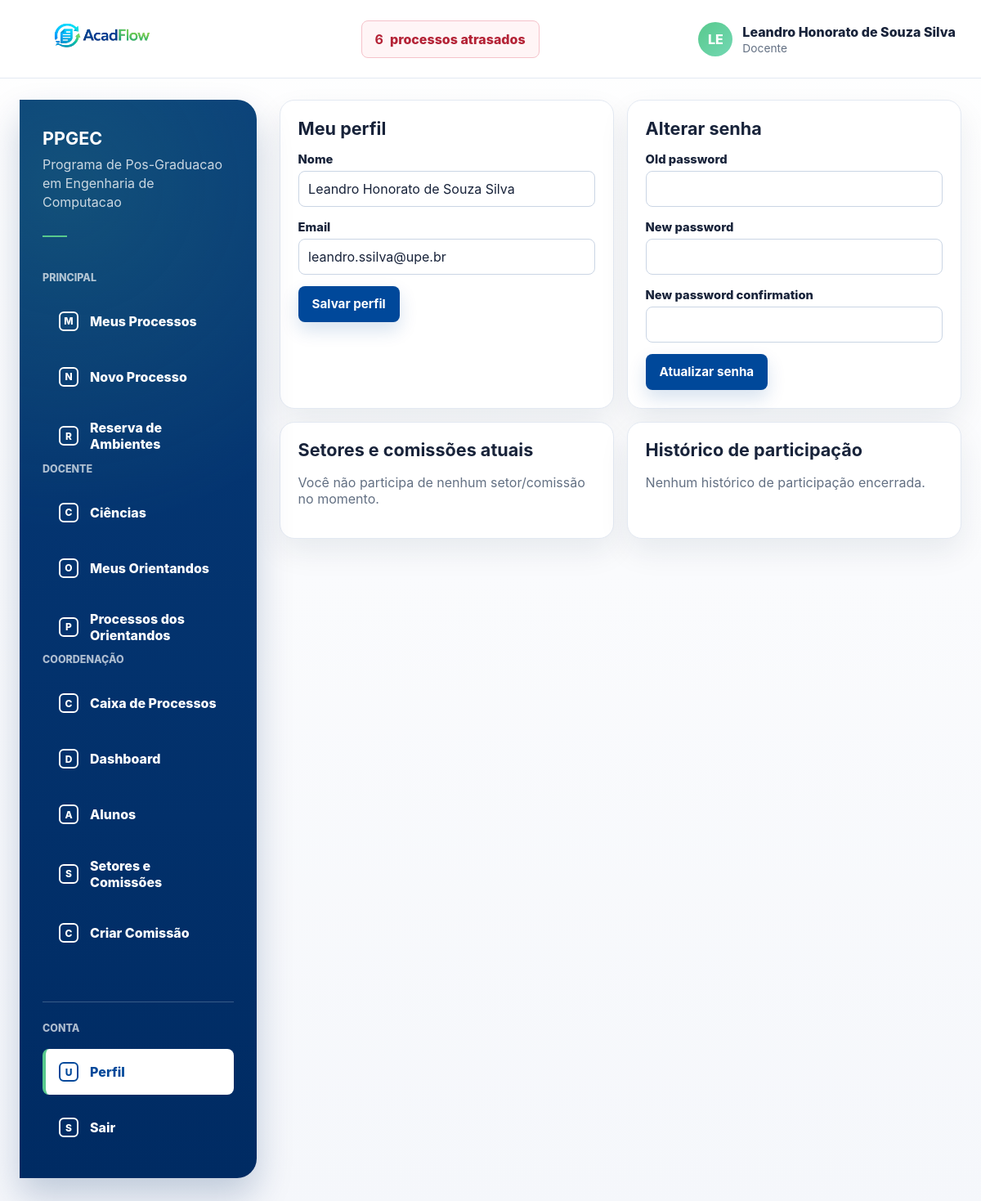
/me/ (signed in), run on the app's committed database.
### processos/models.py (models this page shows, shortened)
class User(AbstractUser):
    class TipoUsuario(models.TextChoices):
        ALUNO = "ALUNO", "Aluno"
        DOCENTE = "DOCENTE", "Docente"
        SERVIDOR = "SERVIDOR", "Servidor"
    username = None
    first_name = None
    last_name = None
    nome = models.CharField(max_length=255)
    email = models.EmailField(unique=True)
    polo_atuacao = models.ForeignKey(
        "Polo",
        on_delete=models.SET_NULL,
        null=True,
        blank=True,
        related_name="servidores",
    )
    tipo_usuario = models.CharField(
        max_length=20,
        choices=TipoUsuario.choices,
        default=TipoUsuario.SERVIDOR,
    )
    USERNAME_FIELD = "email"
    REQUIRED_FIELDS = ["nome"]
    objects = UserManager()
    class Meta:
        ordering = ["nome", "email"]

### processos/views.py (the view)
# urls.py: path("me/", me_view, name="me"),
@login_required
def me_view(request):
    if request.method == "POST":
        if "save_profile" in request.POST:
            profile_form = UserProfileForm(request.POST, instance=request.user)
            password_form = PasswordChangeForm(user=request.user)
            if profile_form.is_valid():
                profile_form.save()
                messages.success(request, "Perfil atualizado com sucesso.")
                return redirect("me")
        elif "change_password" in request.POST:
            profile_form = UserProfileForm(instance=request.user)
            password_form = PasswordChangeForm(user=request.user, data=request.POST)
            if password_form.is_valid():
                user = password_form.save()
                update_session_auth_hash(request, user)
                messages.success(request, "Senha alterada com sucesso.")
                return redirect("me")
        else:
            profile_form = UserProfileForm(instance=request.user)
            password_form = PasswordChangeForm(user=request.user)
    else:
        profile_form = UserProfileForm(instance=request.user)
        password_form = PasswordChangeForm(user=request.user)
    participacoes_ativas = (
        request.user.participacoes_setor.select_related("setor", "designado_por")
        .filter(data_saida__isnull=True)
        .order_by("setor__nome")
    )
    historico_participacoes = (
        request.user.participacoes_setor.select_related("setor", "designado_por")
        .exclude(data_saida__isnull=True)
        .order_by("-data_saida", "setor__nome")
    )
    return render(
        request,
        "processos/me.html",
        {
            "profile_form": profile_form,
            "password_form": password_form,
            "participacoes_ativas": participacoes_ativas,
            "historico_participacoes": historico_participacoes,
            "is_coordenador": _is_coordenador(request.user),
            "has_gestao_access": _has_gestao_access(request.user),
            "can_view_dashboard": _can_view_dashboard(request.user),
            "can_view_processos": _can_view_processos(request.user),
            "can_view_caixa": _can_view_caixa(request.user),
        },
    )

### processos/forms.py
class UserProfileForm(forms.ModelForm):
    class Meta:
        model = User
        fields = ["nome", "email"]

### processos/context_processors.py (called while the page is built)
def processos_atrasados(request):
    if not request.user.is_authenticated:
        return {}
    return {
        "processos_atrasados_count": processos_atrasados_queryset(request.user).count(),
        "processos_atrasados_url": processos_atrasados_url(request.user),
    }

def _is_docente(user):
    return user.is_authenticated and user.tipo_usuario == User.TipoUsuario.DOCENTE

def _is_servidor(user):
    return user.is_authenticated and user.tipo_usuario == User.TipoUsuario.SERVIDOR

def _is_coordenador(user):
    if not _is_docente(user):
        return False
    try:
        return bool(user.docente.coordenador)
    except Docente.DoesNotExist:
        return False

def _has_gestao_access(user):
    return _is_coordenador(user) or _is_servidor(user)

def _can_view_processos(user):
    return _is_coordenador(user) or _is_servidor(user)

def _can_view_caixa(user):
    return (
        _is_servidor(user)
        or SetorMembro.objects.filter(usuario=user, data_saida__isnull=True, setor__ativo=True).exists()
    )

def _has_setor_membership(user):
    return SetorMembro.objects.filter(usuario=user, data_saida__isnull=True, setor__ativo=True).exists()

def _is_membro_setor_nome(user, nome):
    return SetorMembro.objects.filter(
        usuario=user,
        data_saida__isnull=True,
        setor__ativo=True,
        setor__nome=nome,
    ).exists()

def _menu_item(label, href, url_names, icon):
    return {
        "label": label,
        "href": href,
        "url_names": url_names,
        "icon": icon,
    }

def _menu_lateral_items(user):
    sections = _menu_lateral_sections(user)
    if not sections:
        return []
    items = []
    for section in sections:
        items.extend(section["items"])
    return items

### processos/services.py (called while the page is built)
def processos_atrasados_base_queryset():
    return Processo.objects.filter(
        prazo_limite__lt=timezone.localdate(),
    ).exclude(status=Processo.StatusProcesso.FINALIZADO)

def processos_atrasados_url(user):
    if user.is_authenticated and user.tipo_usuario in {User.TipoUsuario.SERVIDOR, User.TipoUsuario.DOCENTE}:
        if user.tipo_usuario == User.TipoUsuario.SERVIDOR or Docente.objects.filter(
            pk=user.pk,
            coordenador=True,
        ).exists():
            return f"{reverse('coordenacao_processos')}?atrasados=1"
    return f"{reverse('menu_meus_processos')}?my_atrasados=1"

### templates/processos/me.html (shortened to what this page needs)
{% extends "base.html" %}
{% block content %}
<section class="grid-two">
    <article class="card">
        <h1 class="section-title">Meu perfil</h1>
        <form method="post">
            {% for field in profile_form %}
                <div class="field">
                    <label for="{{ field.id_for_label }}">{{ field.label }}</label>
                    {{ field }}
                </div>
            {% endfor %}
            <button type="submit" class="btn">Salvar perfil</button>
        </form>
    </article>
    <article class="card">
        <h2 class="section-title">Alterar senha</h2>
        <form method="post">
            {% for field in password_form %}
                <div class="field">
                    <label for="{{ field.id_for_label }}">{{ field.label }}</label>
                    {{ field }}
                </div>
            {% endfor %}
            <button type="submit" class="btn">Atualizar senha</button>
        </form>
    </article>
</section>
<section class="grid-two" style="margin-top: 1rem;">
    <article class="card">
        <h2 class="section-title">Setores e comissões atuais</h2>
        {% if participacoes_ativas %}
            <ul class="list">
                {% for participacao in participacoes_ativas %}
                    <li>
                        <strong>{{ participacao.setor.nome }}</strong>
                        <br>
                        <small class="muted">
                            Desde {{ participacao.data_entrada|date:"d/m/Y" }}
                            {% if participacao.designado_por %} | Designado por {{ participacao.designado_por.nome }}{% endif %}
                        </small>
                    </li>
                {% endfor %}
            </ul>
        {% else %}
            <p class="muted">Você não participa de nenhum setor/comissão no momento.</p>
        {% endif %}
    </article>
    <article class="card">
        <h2 class="section-title">Histórico de participação</h2>
        {% if historico_participacoes %}
            <ul class="list">
                {% for participacao in historico_participacoes %}
                    <li>
                        <strong>{{ participacao.setor.nome }}</strong>
                        <br>
                        <small class="muted">
                            {{ participacao.data_entrada|date:"d/m/Y" }} a {{ participacao.data_saida|date:"d/m/Y" }}
                            {% if participacao.designado_por %} | Designado por {{ participacao.designado_por.nome }}{% endif %}
                        </small>
                    </li>
                {% endfor %}
            </ul>
        {% else %}
            <p class="muted">Nenhum histórico de participação encerrada.</p>
        {% endif %}
    </article>
</section>
{% endblock %}

### templates/base.html (shortened to what this page needs)
{% load static %}
<!doctype html>
<html lang="pt-BR">
<head>
    <link rel="stylesheet" href="{% static 'css/app.css' %}">
</head>
<body>
<div class="app-shell">
    {% if user.is_authenticated %}
        <header class="topbar">
            <div class="container topbar-content">
                <a class="brand" href="{% url 'home' %}" aria-label="AcadFlow">
                    <img class="brand-logo" src="{% static 'img/acadflow-logo.png' %}" alt="AcadFlow">
                </a>
                <a class="overdue-link" href="{{ processos_atrasados_url }}">
                    <strong>{{ processos_atrasados_count|default:0 }}</strong>
                    <span>processos atrasados</span>
                </a>
                <details class="user-menu">
                    <summary class="user-chip">
                        <span class="avatar" aria-hidden="true">{{ user.nome|default:user.email|slice:":2"|upper }}</span>
                        <span class="user-meta">
                            <span class="user-name">{{ user.nome }}</span>
                            <span class="user-role">{{ user.get_tipo_usuario_display }}</span>
                        </span>
                    </summary>
                </details>
            </div>
        </header>
    {% endif %}
    <main class="main-area">
        <div class="container">
            {% if user.is_authenticated %}
                <div class="layout">
                    <aside class="sidebar" aria-label="Menu principal">
                        <div class="sidebar-program">
                            <strong>PPGEC</strong>
                            <span>Programa de Pos-Graduacao em Engenharia de Computacao</span>
                            <span class="sidebar-rule"></span>
                        </div>
                        {% for section in nav_menu_sections %}
                            <p class="sidebar-label">{{ section.label }}</p>
                            <ul class="side-menu">
                                {% for item in section.items %}
                                    <li>
                                        <a class="{% if request.resolver_match.url_name in item.url_names %}is-active{% endif %}" href="{{ item.href }}">
                                            <span class="side-icon">{{ item.icon }}</span>
                                            {{ item.label }}
                                        </a>
                                    </li>
                                {% endfor %}
                            </ul>
                        {% endfor %}
                        <div class="sidebar-footer">
                            <p class="sidebar-label">Conta</p>
                            <ul class="side-menu">
                                <li>
                                    <a class="{% if request.resolver_match.url_name == 'me' %}is-active{% endif %}" href="{% url 'me' %}">
                                        <span class="side-icon">U</span>
                                        Perfil
                                    </a>
                                </li>
                                <li>
                                    <form method="post" action="{% url 'logout' %}" class="side-form">
                                        <button type="submit">
                                            <span class="side-icon">S</span>
                                            Sair
                                        </button>
                                    </form>
                                </li>
                            </ul>
                        </div>
                    </aside>
                    <section class="content-area">
            {% endif %}
            {% block content %}{% endblock %}
            {% if user.is_authenticated %}
                    </section>
                </div>
            {% endif %}
        </div>
    </main>
</div>
</body>
</html>

### data on the page
User: nome "LE", nome "Leandro Honorato de Souza Silva", tipo_usuario "Docente", profile_form "Leandro Honorato de Souza Silva" "leandro.ssilva@upe.br"

### other printed values
{{ processos_atrasados_count|default:0 }} "6"
{{ section.label }} "PRINCIPAL" "DOCENTE" "COORDENAÇÃO"
{{ item.icon }} "M" "N" "R" "C" "O" "P" "C" "D" "A" "S" "C"
{{ item.label }} "Meus Processos" "Novo Processo" "Reserva de Ambientes" "Ciências" "Meus Orientandos" "Processos dos Orientandos" "Caixa de Processos" "Dashboard" "Alunos" "Setores e Comissões" "Criar Comissão"
{{ field.label }} "Nome" "Email"
{{ field.label }} "Old password" "New password" "New password confirmation"
